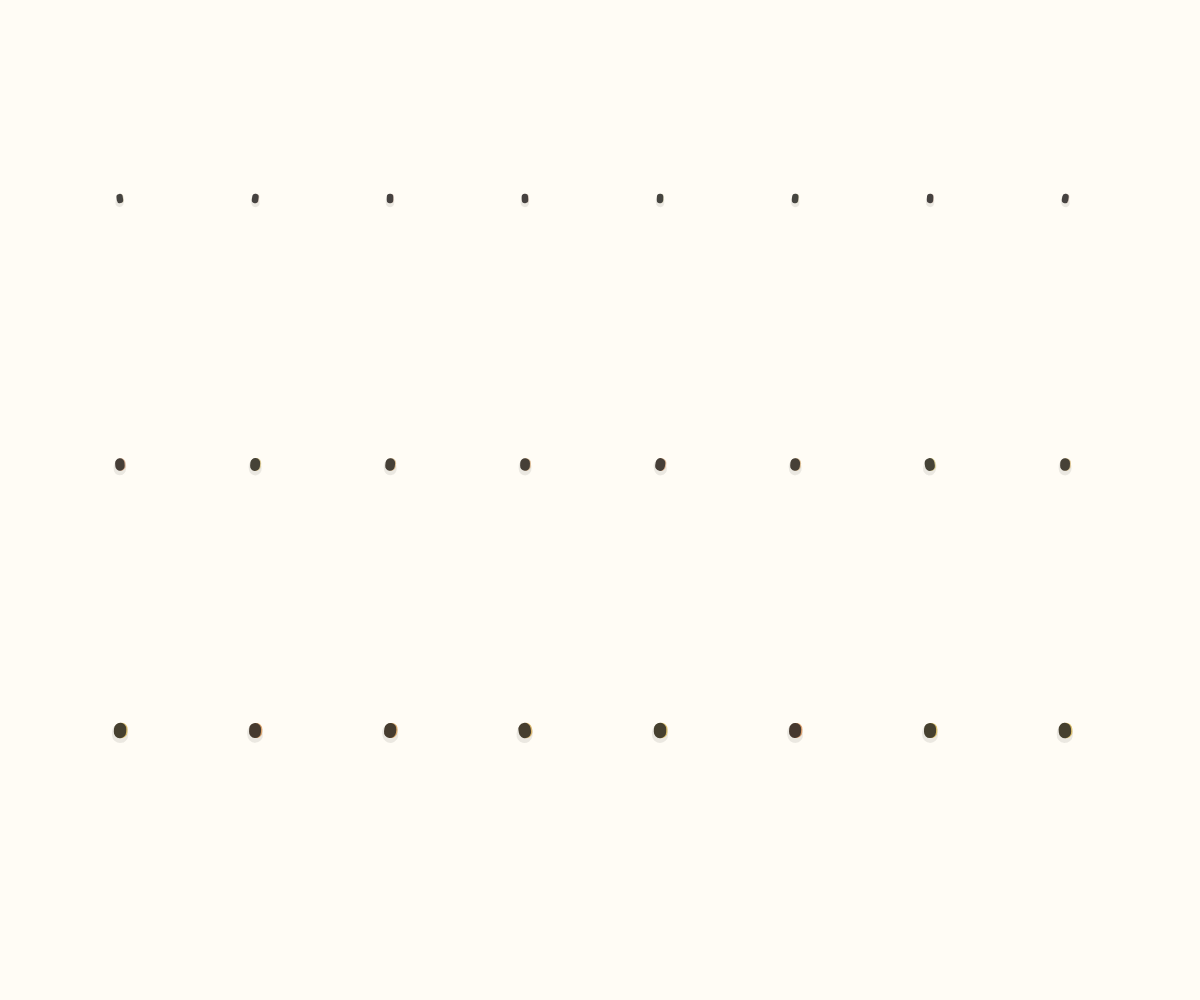
Frame 1 (no input)
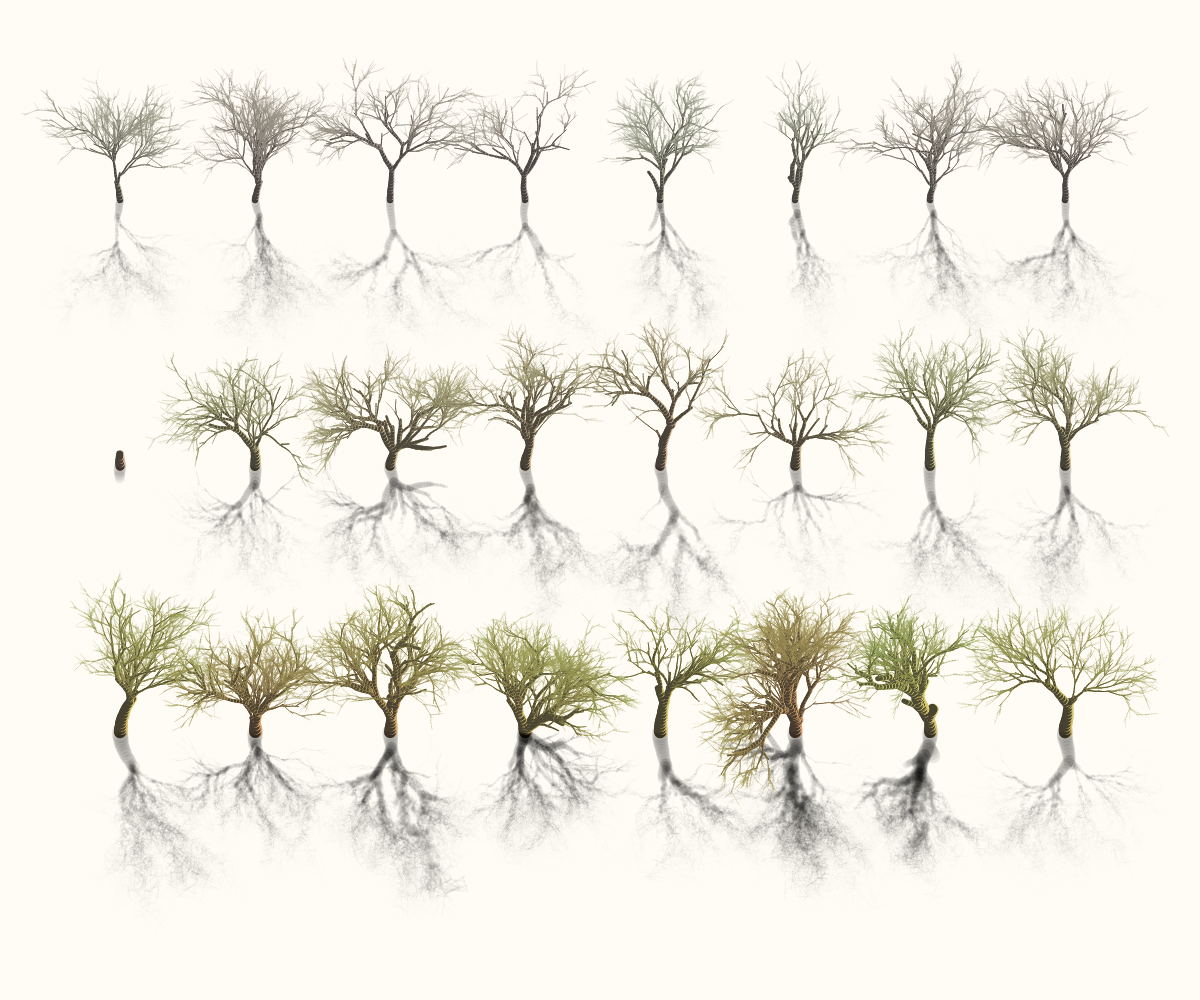
Frame 60 (no input)
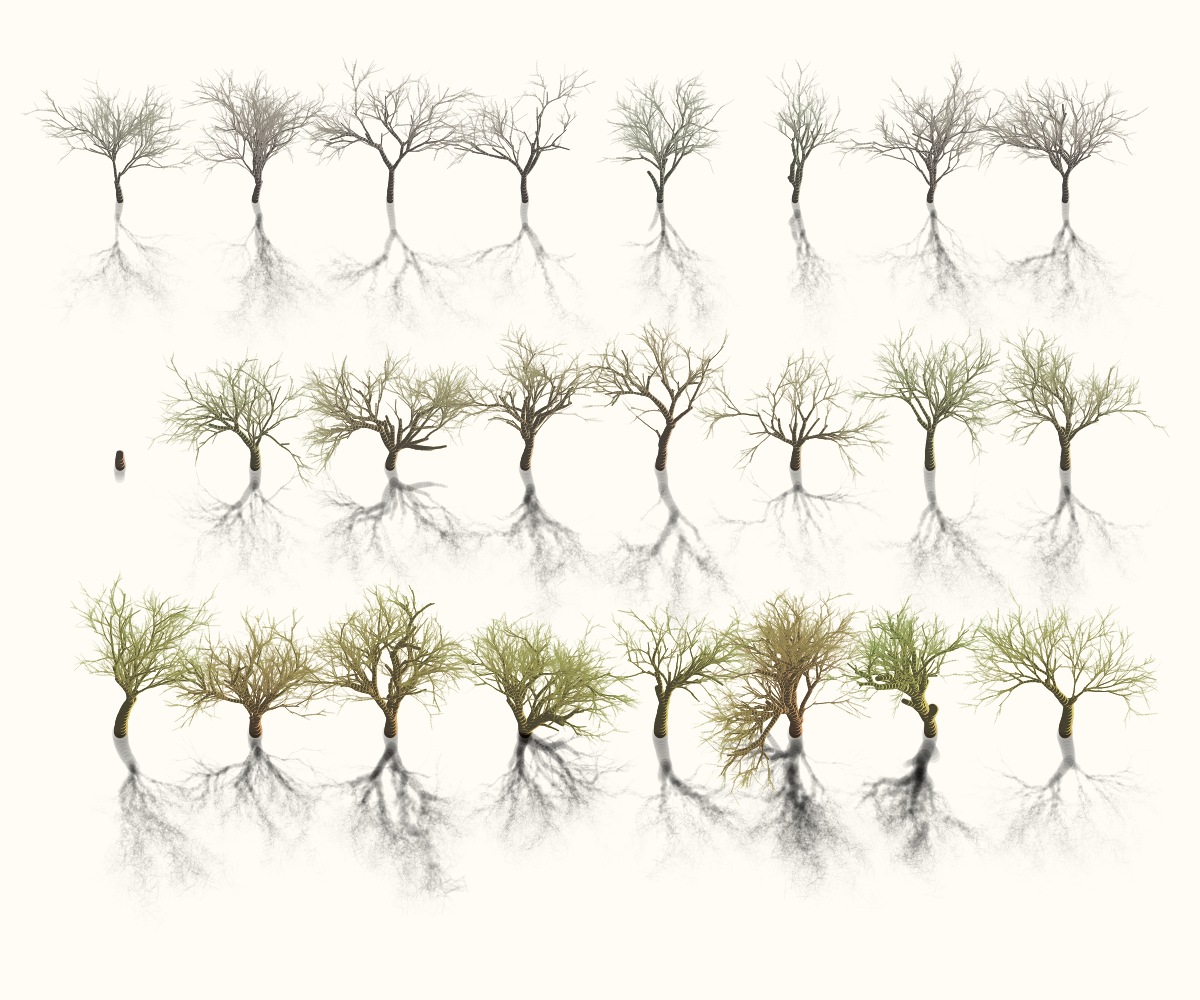
Frame 120 (the mouse pressed at the canvas centre since frame 60)

The p5.js sketch that drew these frames (run headless with seeded random() and noise() and a simulated clock; from frame 60 on, the mouse is pressed at the canvas centre):

// p5.js sketch
// ── sketch.js
/***********************************************************************
     
 Copyright (c) 2016-2022 Ayush Mishra, www.Ayushmishra.design
 *** Ayush Mishra Designs ***
 * All rights reserved.
 *
 * Redistribution and use in source and binary forms, with or without
 * modification, are permitted provided that the following conditions are met:
 *
 *     * Redistributions of source code must retain the above copyright
 *       notice, this list of conditions and the following disclaimer.
 *     * Redistributions in binary form must reproduce the above copyright
 *       notice, this list of conditions and the following disclaimer in the
 *       documentation and/or other materials provided with the distribution.
 *     * Neither the name of MSA Visuals nor the names of its contributors
 *       may be used to endorse or promote products derived from this software
 *       without specific prior written permission.
 *
 * THIS SOFTWARE IS PROVIDED BY THE COPYRIGHT HOLDERS AND CONTRIBUTORS "AS IS"
 * AND ANY EXPRESS OR IMPLIED WARRANTIES, INCLUDING, BUT NOT LIMITED TO,
 * THE IMPLIED WARRANTIES OF MERCHANTABILITY AND FITNESS FOR A PARTICULAR PURPOSE
 * ARE DISCLAIMED. IN NO EVENT SHALL THE COPYRIGHT HOLDER OR CONTRIBUTORS BE LIABLE
 * FOR ANY DIRECT, INDIRECT, INCIDENTAL, SPECIAL, EXEMPLARY, OR CONSEQUENTIAL DAMAGES
 * (INCLUDING, BUT NOT LIMITED TO, PROCUREMENT OF SUBSTITUTE GOODS OR SERVICES; LOSS
 * OF USE, DATA, OR PROFITS; OR BUSINESS INTERRUPTION) HOWEVER CAUSED AND ON ANY THEORY
 * OF LIABILITY, WHETHER IN CONTRACT, STRICT LIABILITY, OR TORT (INCLUDING NEGLIGENCE
 * OR OTHERWISE) ARISING IN ANY WAY OUT OF THE USE OF THIS SOFTWARE, EVEN IF ADVISED
 * OF THE POSSIBILITY OF SUCH DAMAGE.
 *
 * ***********************************************************************/

//trees array
var trees;
//trees index
var ntrees;
//how many rows,columns
var nh, nv;
//how long a branch grows until it divides itself 
var maxlife=15;

function setup() {
	//canvas initialization
  createCanvas(windowWidth, windowHeight, P2D);
  colorMode(HSB, 360, 255, 255);
  background(40, 10, 255);
  frameRate(200);
  smooth(4);
	//array of tress
  trees=[];
	//rows, columns
  nh=8;
  nv=3;
  ntrees=0;
	//trees are created
  for (var i=0; i<nh; i++) {
    for (var j=0; j<nv; j++) {
      createTree(i, j);
    }
  }
}

function draw() {
	//trees grow once per frame
  for (var i=0; i<nv*nh; i++) {
    trees[i].grow();
  }
}
//restart on click event
function mouseReleased() {
  setup();
}
//creation of tree at row j, column i
function createTree(i, j) {
	//origin location
  var x=.1*width+i*int(.9*width/nh);
  var y=int(.2*height+j*int(.8*height/nv));
  var start=createVector(x, y);
	//tree
  trees[i+j*nh]=new Tree(start, start.y/(height-130), i+j*nh);
	//first branch: trunk
  trees[i+j*nh].branches[0]=new Branche(start, 15*sqrt(start.y/height), 0, 1, i+j*nh);
  ntrees++;
}
//tree object 'constructor'
function Tree(start, coeff, index) {
	//branches
  this.branches=[];
	//location of the origin (bottom) of the tree
  this.start=start;
	//ratio used for perspective adjustements
  this.coeff=coeff;
	//base color
  this.teinte=random(30);
	//position in the array
  this.index=index;  
	//probabilities used for branches division
  this.proba1=random(.8, 1);
  this.proba2=random(.8, 1);
  this.proba3=random(.4, .5);
  this.proba4=random(.4, .5);
}
Tree.prototype.grow=function() {
	//is any branch still 'alive'?
  var found=false;
  for (var i=0; i<this.branches.length; i++) {
    var b=this.branches[i];    
    if (b.alive) {
			//alive branch is found
      found=true;
			//branch ages
      b.age++;
			//branch grows
      b.grow();
			//branch is displayed
      b.display();
    }
  }

}
//Branch object 'constructor'
function Branche(start, stw, angle, gen, index) {
	//origin
  this.position=start.copy();
	//STrokeWidth
  this.stw=stw;
	//generation index
  this.gen=gen;  
	//age	
  this.alive=true;
  this.age=0;
	//absolute angle
  this.angle=angle;
	//growing speed
  this.speed=createVector(0, -3);
	//index in the branches array
  this.index=index;
	//maximum age
  this.maxlife=maxlife*random(.3, .8);//;*(.4+.2*start.y/height);
	//probabilities are inherited from the tree
  this.proba1=trees[this.index].proba1;
  this.proba2=trees[this.index].proba2;
  this.proba3=trees[this.index].proba3;
  this.proba4=trees[this.index].proba4;
	//angle between parent and child branch
  this.deviation=random(.2, .7);
}
Branche.prototype.grow=function() {
	//branch has reached its max age (or random decides it dies sooner)
  if (this.age==int(this.maxlife/this.gen)||random(1)<.05*this.gen)  {
		//branch is dead
    this.alive=false;
		//if this branch is big enough, it divides itself 
		if(this.stw>.2){
    var brs=trees[this.index].branches;
    var c=trees[this.index].coeff;
		//divisions depend on the tree 'probalities'
    if (random(1)<this.proba1/this.gen)brs.push(new Branche(createVector(this.position.x, this.position.y), this.stw*random(.2, 1), this.angle+random(.7, 1.1)*this.deviation, this.gen+.1, this.index));//;//
    if (random(1)<this.proba2/this.gen)brs.push(new Branche(createVector(this.position.x, this.position.y), this.stw*random(.2, 1), this.angle-random(.7, 1.1)*this.deviation, this.gen+.1, this.index));
    if (random(1)<this.proba3/this.gen)brs.push(new Branche(createVector(this.position.x, this.position.y), this.stw*random(.5, .8), this.angle+random(.2, 1)*this.deviation, this.gen+.1, this.index));
    if (random(1)<this.proba4/this.gen)brs.push(new Branche(createVector(this.position.x, this.position.y), this.stw*random(.5, .8), this.angle-random(.2, 1)*this.deviation, this.gen+.1, this.index));
		}
}else {
		//branch is still alive, it grows
    this.speed.x+=random(-.5, .5);
  }
}
Branche.prototype.display=function() {
  var c=trees[this.index].coeff;  
  var st=trees[this.index].start;
  var x0=this.position.x;
  var y0=this.position.y;
	//rotation of the branch segment around its origin
  this.position.x+=-this.speed.x*cos(this.angle)+this.speed.y*sin(this.angle);
  this.position.y+=this.speed.x*sin(this.angle)+this.speed.y*cos(this.angle); 
  //shadows
  stroke(trees[this.index].teinte+this.age+10*this.gen, 0, 0, .04);
  strokeWeight(map(this.age, 0, this.maxlife, this.stw*1.3, this.stw*.9));
  var dis=.005*pow(st.y-y0, 1.8);
  line(x0+dis*random(.5, 1.2), 2*st.y-y0+dis*random(.5, 1.2), this.position.x+dis*random(.5, 1.2), 2*st.y-this.position.y+dis*random(.5, 1.2));//*sin(.3*(st.y-y0))//sin(.3*(st.y-this.position.y))*
  line(x0+dis*random(.5, 1.2), 2*st.y-y0+dis*random(.5, 1.2), this.position.x+dis*random(.5, 1.2), 2*st.y-this.position.y+dis*random(.5, 1.2));
  //light accent
  strokeWeight(map(this.age, 0, this.maxlife, this.stw, this.stw*.6));
  stroke(trees[this.index].teinte+this.age+20*this.gen, 150*c, 200+20*this.gen, 15*c);//
  line(x0+.1*this.stw, y0, this.position.x+.1*this.stw, this.position.y); 
  //darker tree
  stroke(trees[this.index].teinte+this.age+20*this.gen, 100*c, 50+20*this.gen, 15*c);//
  strokeWeight(map(this.age, 0, this.maxlife, this.stw, this.stw*.6));
  line(x0, y0, this.position.x, this.position.y);
}
